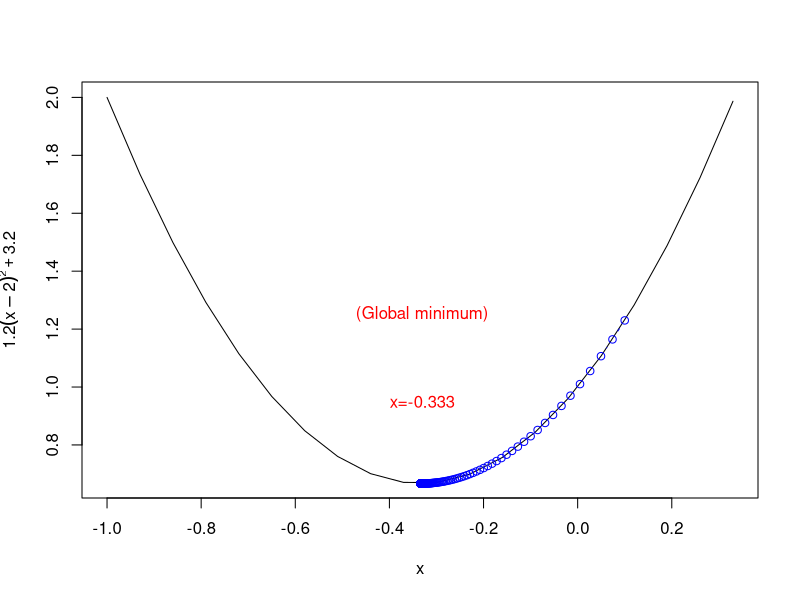

This chart was generated by the following R code:
# Name : Anish Sarkar
# Reg no : 19BCE1278

rm(list=ls())
xs <- seq(-1,0.33,len=20) 
xs

f <-  function(x) {3*x^2 + 2*x + 1}

# plot the function 
plot(xs , f (xs), type="l",xlab="x",ylab=expression(1.2(x-2)^2 +3.2)) 

# calculate the gradient df/dx

grad <- function(x){
  3*2*x + 2
}

x <- 0.1 
xtrace <- x  
ftrace <- f(x) 
stepFactor <- 0.01 # learning rate 'alpha'
for (step in 1:5000) {
  x <- x - stepFactor*grad(x) # gradient descent update
  xtrace <- c(xtrace,x) # update for graph
  ftrace <- c(ftrace,f(x)) # update for graph
}

lines ( xtrace , ftrace , type="b",col="blue") # type=b (both points & lines)
text (0.5,6, "Gradient Descent",col="red",pos= 4)

# print final value of x
print(x) # x converges to 2.0
text(-0.33,1,"x=-0.333",col="red",pos=1)
text(-0.33,1.2,"(Global minimum)",col="red",pos=3)

